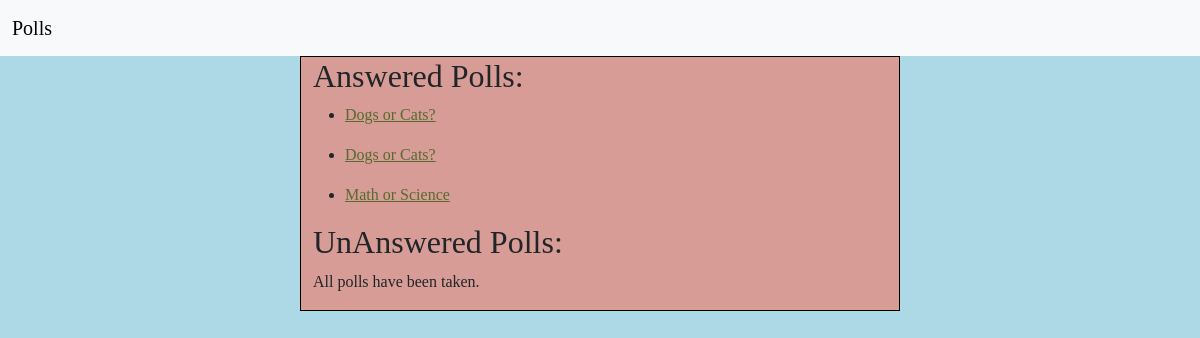
Before: /polls/ (signed in) with the older database file.
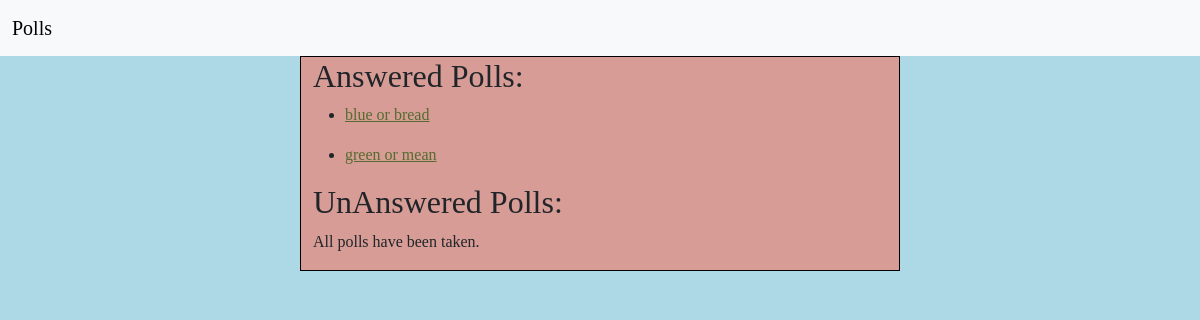
After: the same page with the newer database file.
### polls/models.py (models this page shows, shortened)
class Question(models.Model):
    question_text = models.CharField(max_length=200)
    pub_date = models.DateTimeField("date published")

### polls/views.py (the view)
# urls.py: path("", views.index, name="index"),
@login_required
def index(request):
    answered = Question.objects.filter(choice__response__user = request.user)
    notAnswered = Question.objects.exclude(choice__response__user = request.user)
    context = {
        "answered" : answered,
        "notAnswered" : notAnswered
    }
    return render(request, "polls/index.html", context) #error on this line. can't pass in a query set? "supposed to be a dictionary rather than a queery set"

### polls/templates/polls/index.html
{% extends "polls/skeleton.html" %}
{%block content%}
<h2> Answered Polls: </h2>
{% if answered %}
    {% for answered_question in answered %}
        <ul>
            <li><a href="{% url 'polls:results' answered_question.id %}">{{ answered_question.question_text }}</a></li>
        </ul>
    {% endfor %}
{% else %}
    <p>No answered polls are available.</p>
{% endif %}
<h2> UnAnswered Polls: </h2>
{% if notAnswered %}
    {% for notAnswered_question in notAnswered %}
    <ul>
        <li><a href="{% url 'polls:detail' notAnswered_question.id%}">{{ notAnswered_question.question_text }}</a></li>
    </ul>
    {% endfor %}
    </ul>
{% else %}
   <p> All polls have been taken. </p>
{% endif %}
{% endblock %}

### polls/templates/polls/skeleton.html (shortened to what this page needs)
{% load static %}
<!DOCTYPE html>
<html lang="en">
<head>
    <link href="https://cdn.jsdelivr.net/npm/bootstrap@5.3.2/dist/css/bootstrap.min.css" rel="stylesheet">
    <link rel="stylesheet" href="{% static 'polls/style.css' %}">
</head>
<body>
    <nav class="navbar bg-body-tertiary">
        <div class ="container-fluid" >
          <a class="navbar-brand" href="#">Polls</a>
        </div>
      </nav>
<div class="container-fluid w-50" style = "background-color: rgba(255, 99, 71, 0.5); border-width: 1px; border-color: black; border-style: solid;" >
    {% block content %}{% endblock %}
</div>
</body>
</html>

### polls/static/polls/style.css (style rules this page uses)
li a { color: darkolivegreen; }
body { background-color: lightblue; font-family: 'Bubblegum Sans'; }

Changed rows visible on the page:
removed Question: question_text "Dogs or Cats?"
removed Question: question_text "Math or Science"
added Question: question_text "blue or bread"
added Question: question_text "green or mean"
